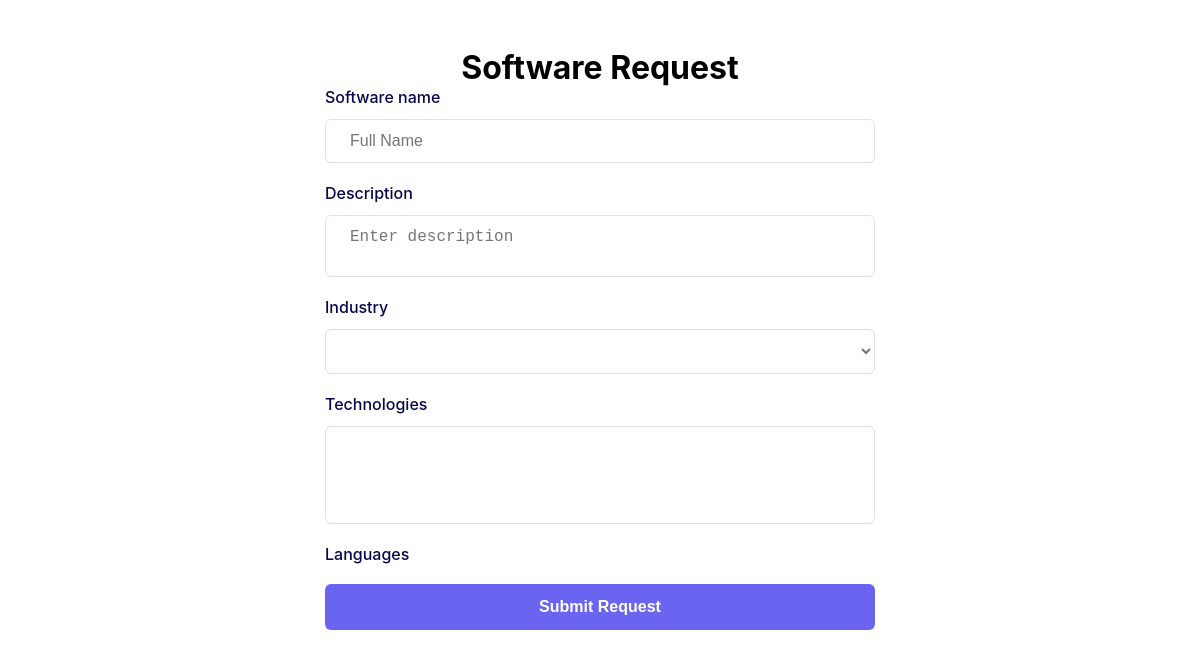
Before: /catalog/request/ (signed in) with the older database file.
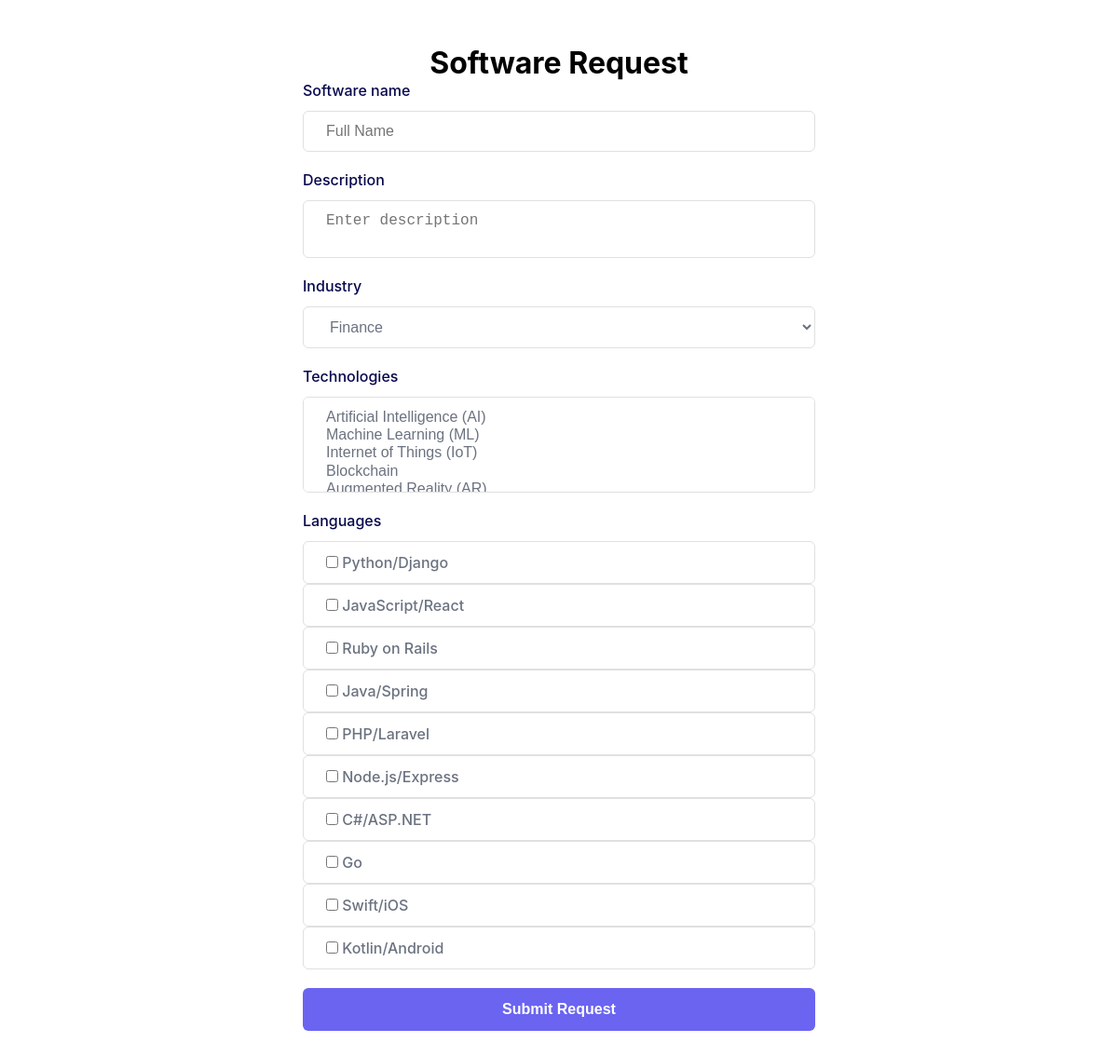
After: the same page with the newer database file.
### catalapp/models.py (models this page shows, shortened)
class TechStackList(models.Model):
    name = models.CharField(max_length=255)

### catalapp/views.py (the view)
# urls.py: path("request/", views.request_view, name="request"),
@login_required
def request_view(request):
    if request.method == 'POST':
        software_name = request.POST.get('name')
        description = request.POST.get('description')
        industry_id = request.POST.get('industry')
        technologies = request.POST.getlist('technologies')
        techstacks = request.POST.getlist('techstacks')
        user_request = UserRequest(
            user=request.user,
            software_name=software_name,
            description=description,
        )
        user_request.save()
        user_request.industry_specific.set([industry_id])
        technology_objs = Technology.objects.filter(id__in=technologies)
        user_request.technologies.set(technology_objs)
        user_request.techstacks.set(techstacks)
        user_requests = UserRequest.objects.all()
        context = {
            'user_requests': user_requests
        }
        return render(request, 'profile.html', context)  # Replace 'success.html' with your success page template
    else:
        technologies = Technology.objects.all()
        industries=Industry.objects.all()
        tech_stacks=TechStackList.objects.all()
        return render(request, 'request.html', {'technologies': technologies,"industries":industries,"tech_stacks":tech_stacks})

### catalapp/templates/request.html (shortened to what this page needs)
<div class="formbold-main-wrapper">
    <div class="formbold-form-wrapper">
        <center>
            <h1>Software Request</h1>
        </center>
        <form action="{% url 'catalapp:request' %}" method="POST">
            <div class="formbold-mb-5">
                <label for="name" class="formbold-form-label"> Software name </label>
                <input type="text" name="name" id="name" placeholder="Full Name" class="formbold-form-input" />
            </div>
            <div class="formbold-mb-5">
                <label for="description" class="formbold-form-label">Description</label>
                <textarea name="description" id="description" placeholder="Enter description"
                    class="formbold-form-input" required></textarea>
            </div>
            <div class="formbold-mb-5">
                <label class="formbold-form-label">Industry</label>
                <select name="industry" id="industry" class="formbold-form-input">
                    {% for industry in industries %}
                    <option value="{{ industry.id }}">{{ industry.name }}</option>
                    {% endfor %}
                </select>
            </div>
            <div class="formbold-mb-5">
                <label class="formbold-form-label">Technologies</label>
                <select name="technologies" id="technologies" multiple class="formbold-form-input">
                    {% for technology in technologies %}
                    <option value="{{ technology.id }}">{{ technology.name }}</option>
                    {% endfor %}
                </select>
            </div>
            <div class="formbold-mb-5">
                <label class="formbold-form-label">Languages</label>
                {% for techstack in tech_stacks %}
                <div class="form-check form-switch formbold-form-input">
                    <input class="form-check-input" type="checkbox" name="techstacks" id="techstack{{ techstack.id }}"
                        value="{{ techstack.id }}" {% if techstack.enabled %}checked{% endif %}>
                    <label class="form-check-label" for="techstack{{ techstack.id }}">{{ techstack.name }}</label>
                </div>
                {% endfor %}
            </div>
            <div>
                <button class="formbold-btn">Submit Request</button>
            </div>
        </form>
    </div>
</div>

### catalapp/templates/request.html (style rules this page uses)
* { margin: 0; padding: 0; box-sizing: border-box; }
.formbold-mb-5 { margin-bottom: 20px; }
.formbold-main-wrapper { display: flex; align-items: center; justify-content: center; padding: 48px; }
.formbold-form-wrapper { margin: 0 auto; max-width: 550px; width: 100%; background: white; }
.formbold-form-label { display: block; font-weight: 500; font-size: 16px; color: #07074d; margin-bottom: 12px; }
.formbold-form-input { width: 100%; padding: 12px 24px; border-radius: 6px; border: 1px solid #e0e0e0; background: white; font-weight: 500; font-size: 16px; color: #6b7280; outline: none; resize: none; }
.formbold-btn { text-align: center; font-size: 16px; border-radius: 6px; padding: 14px 32px; border: none; font-weight: 600; background-color: #6a64f1; color: white; width: 100%; cursor: pointer; }

Changed rows visible on the page:
added TechStackList: name "Python/Django"
added TechStackList: name "JavaScript/React"
added TechStackList: name "Ruby on Rails"
added TechStackList: name "Java/Spring"
added TechStackList: name "PHP/Laravel"
added TechStackList: name "Node.js/Express"
added TechStackList: name "C#/ASP.NET"
added TechStackList: name "Go"
added TechStackList: name "Swift/iOS"
added TechStackList: name "Kotlin/Android"
Other visible differences:
form field industry: (not shown) → "Finance"
form field technologies: (not shown) → "Artificial Intelligence (AI) / Machine Learning (ML) / Internet of Things (IoT) / Blockchain"
